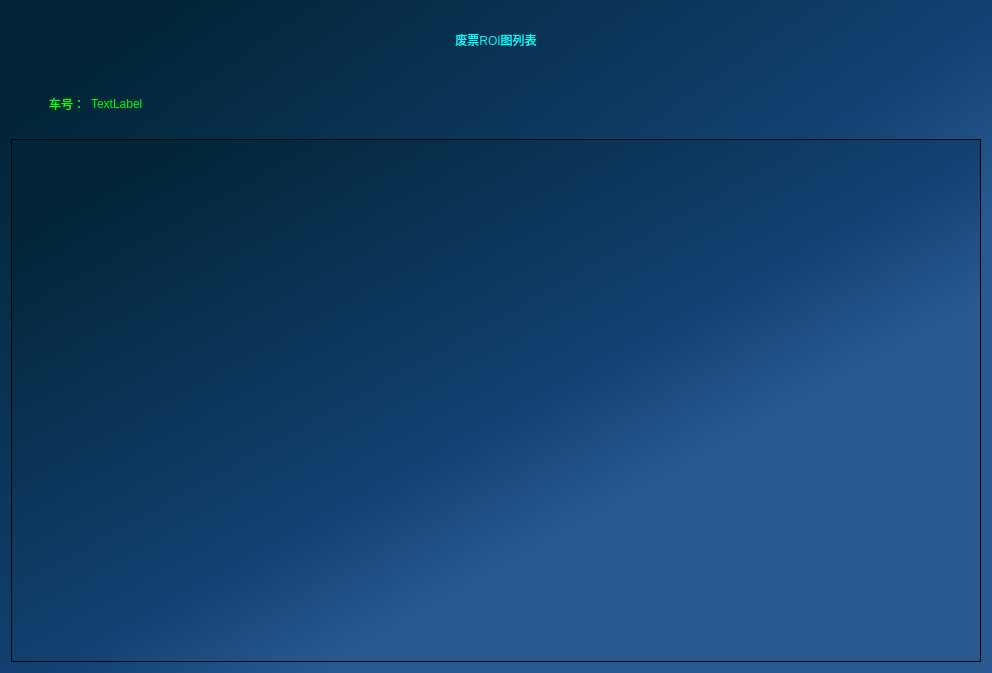
<?xml version="1.0" encoding="UTF-8"?>
<ui version="4.0">
 <class>ROITableWindow</class>
 <widget class="QWidget" name="ROITableWindow">
  <property name="geometry">
   <rect>
    <x>0</x>
    <y>0</y>
    <width>992</width>
    <height>673</height>
   </rect>
  </property>
  <property name="windowTitle">
   <string>Form</string>
  </property>
  <property name="styleSheet">
   <string notr="true">background-color: qlineargradient(spread:pad, x1:0.068, y1:0.125, x2:0.767, y2:0.800909, stop:0 rgba(2, 37, 56, 255), stop:0.619318 rgba(19, 65, 115, 255), stop:0.823864 rgba(40, 90, 145, 255));
</string>
  </property>
  <layout class="QVBoxLayout" name="verticalLayout" stretch="1,1,9">
   <item>
    <widget class="QLabel" name="label">
     <property name="styleSheet">
      <string notr="true">font: 75 40pt &quot;微软雅黑&quot;;
background-color: rgba(255, 255, 255, 0);


color: rgb(0, 255, 255);</string>
     </property>
     <property name="text">
      <string>废票ROI图列表</string>
     </property>
     <property name="alignment">
      <set>Qt::AlignCenter</set>
     </property>
    </widget>
   </item>
   <item>
    <layout class="QHBoxLayout" name="horizontalLayout" stretch="1,10,2">
     <item>
      <widget class="QLabel" name="label1">
       <property name="sizePolicy">
        <sizepolicy hsizetype="Expanding" vsizetype="Expanding">
         <horstretch>0</horstretch>
         <verstretch>0</verstretch>
        </sizepolicy>
       </property>
       <property name="styleSheet">
        <string notr="true">color: rgb(0, 255, 0);
background-color: rgba(255, 255, 255, 0);

font: 75 30pt &quot;微软雅黑&quot;;</string>
       </property>
       <property name="text">
        <string>车号：</string>
       </property>
       <property name="alignment">
        <set>Qt::AlignRight|Qt::AlignTrailing|Qt::AlignVCenter</set>
       </property>
      </widget>
     </item>
     <item>
      <widget class="QLabel" name="lbCartNum">
       <property name="sizePolicy">
        <sizepolicy hsizetype="Expanding" vsizetype="Expanding">
         <horstretch>0</horstretch>
         <verstretch>0</verstretch>
        </sizepolicy>
       </property>
       <property name="styleSheet">
        <string notr="true">color: rgb(0, 255, 0);
background-color: rgba(255, 255, 255, 0);

font: 75 30pt &quot;微软雅黑&quot;;</string>
       </property>
       <property name="text">
        <string>TextLabel</string>
       </property>
       <property name="alignment">
        <set>Qt::AlignLeading|Qt::AlignLeft|Qt::AlignVCenter</set>
       </property>
      </widget>
     </item>
     <item>
      <spacer name="horizontalSpacer">
       <property name="orientation">
        <enum>Qt::Horizontal</enum>
       </property>
       <property name="sizeHint" stdset="0">
        <size>
         <width>40</width>
         <height>20</height>
        </size>
       </property>
      </spacer>
     </item>
    </layout>
   </item>
   <item>
    <widget class="QTableWidget" name="tableWidget">
     <property name="styleSheet">
      <string notr="true">border-color: rgb(0, 85, 255);</string>
     </property>
    </widget>
   </item>
  </layout>
 </widget>
 <resources/>
 <connections/>
</ui>
